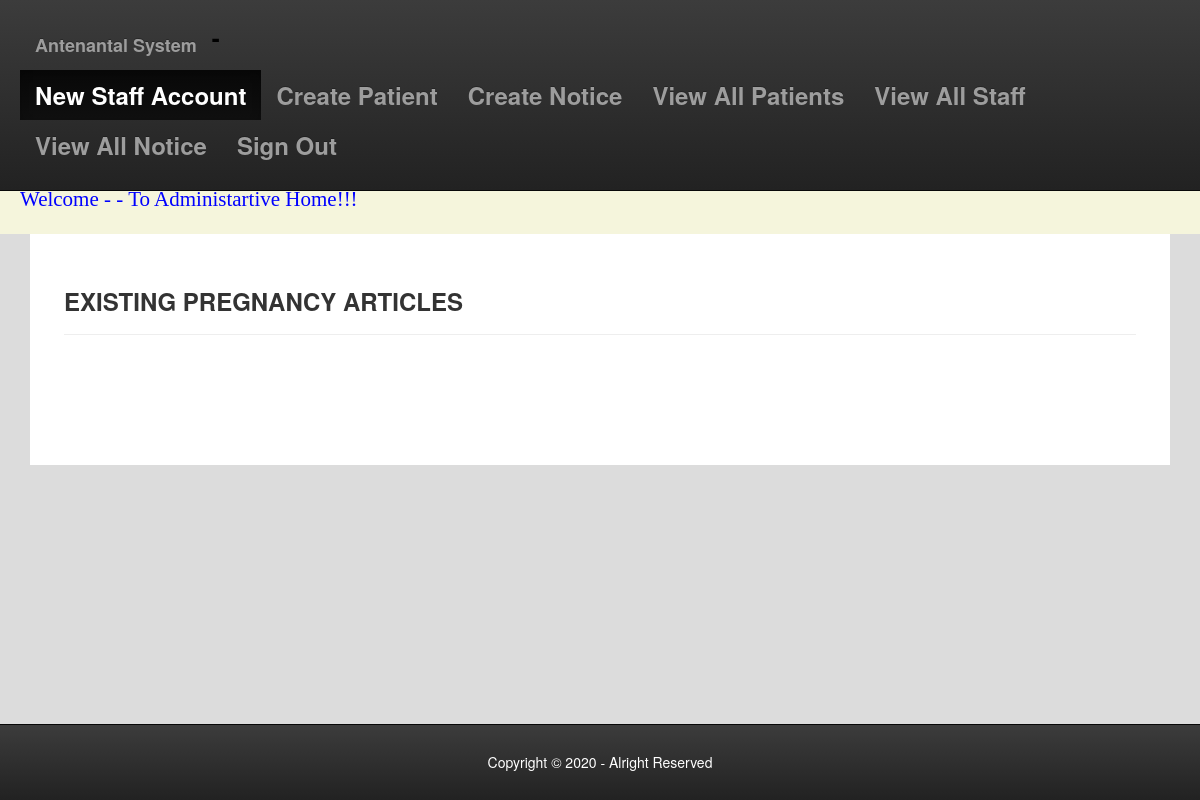
/adminViewNotice.php, run on an earlier commit of the app's database.
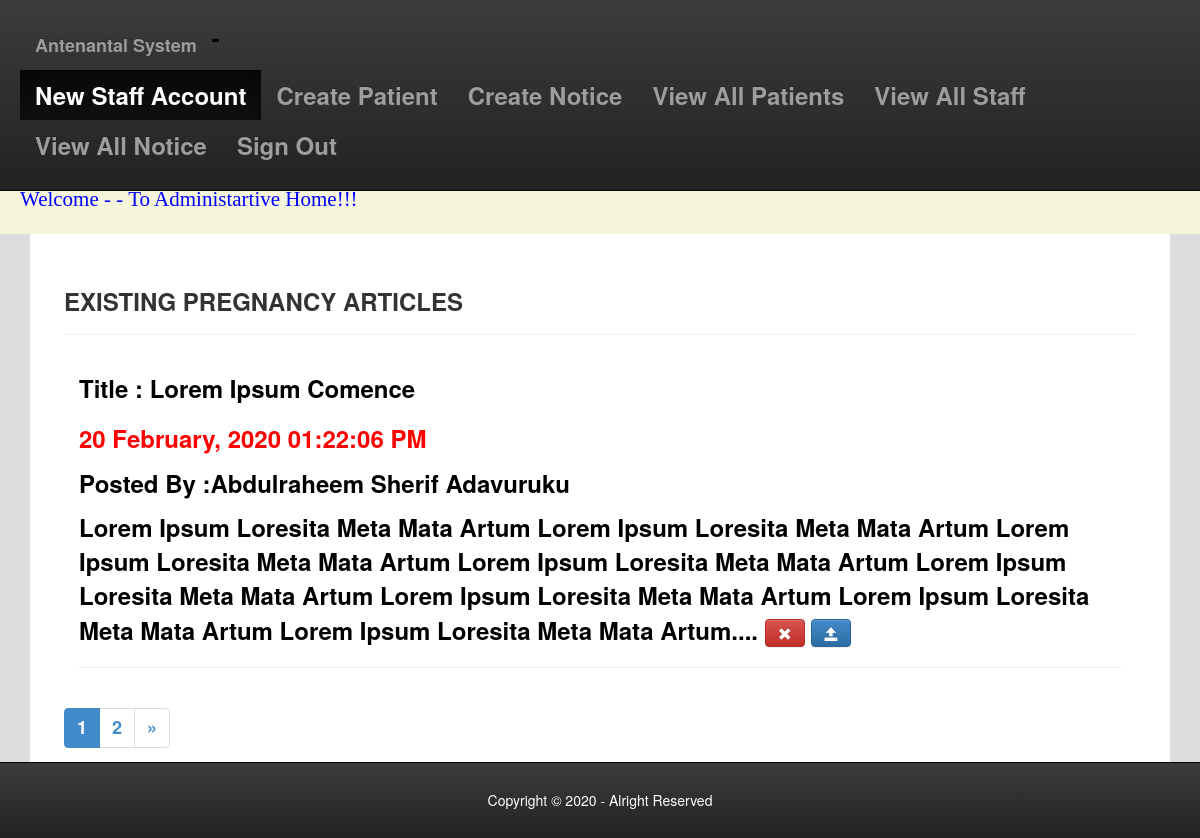
And on a later commit of the database.
### tables this page shows
CREATE TABLE `hospitalnotice` (
  `id` int(11) NOT NULL,
  `noticeDate` datetime NOT NULL,
  `byId` varchar(100) NOT NULL,
  `NoticeDescription` text NOT NULL,
  `delStatus` int(5) NOT NULL,
  `title` text NOT NULL
);

CREATE TABLE `hospitaldocsinfo` (
  `id` int(11) NOT NULL,
  `docId` varchar(100) NOT NULL,
  `doctype` varchar(100) NOT NULL,
  `docname` varchar(255) NOT NULL,
  `phone` varchar(100) NOT NULL,
  `email` varchar(200) NOT NULL,
  `contactAdd` text NOT NULL,
  `active` int(5) NOT NULL,
  `dateReg` datetime NOT NULL,
  `gender` varchar(10) NOT NULL
);

### adminViewNotice.php (the view, shortened to what this page needs)
<?php
    require_once 'connection.php';
    $stmt_ina = $conn->prepare("SELECT * FROM hospitalnotice");
    $stmt_ina->execute(array());
    $affected_rows_ina = $stmt_ina->rowCount();
    $current_page = !empty($_GET['page']) ? (int)$_GET['page'] : 1;
    $total_count = $affected_rows_ina;
    $per_page = 1;
    $total_pages = ceil($total_count/$per_page);
    $offset = ($current_page - 1) * $per_page;
    $next_page = $current_page + 1;
    $has_next_page = $next_page <= $total_pages ? true : false;
    $stmt_in = $conn->prepare("SELECT * FROM hospitalnotice INNER JOIN hospitaldocsinfo ON
    hospitalnotice.byId = hospitaldocsinfo.docId  Where delStatus=0 ORDER BY hospitalnotice.noticeDate, hospitalnotice.id DESC Limit {$per_page} OFFSET {$offset}");
    $stmt_in->execute();
    $affected_rows_in = $stmt_in->rowCount();
?>
<!DOCTYPE HTML PUBLIC "-//W3C//DTD HTML 4.01 Transitional//EN" "http://www.w3.org/TR/html4/loose.dtd">
<html lang="en">
<?php include 'header.php'?>
    <link rel="stylesheet" type="text/css" href="css/content.css">
    <body>
    <?php include 'adminTopNav.php'?>
        <div class="container">
            <div class="row">
                <div class="content col-xs-12">
                    <div class="col-xs-12 col-md-12">
                        <h3>EXISTING PREGNANCY ARTICLES</h3>
                        <hr/>
                        <?php
                                if($affected_rows_in >= 1)
                                {
                                    while($row_two_in = $stmt_in->fetch(PDO::FETCH_ASSOC))
                                    {
                                        $date500_two = new DateTime($row_two_in['noticeDate']);
                                        $date_two = date_format($date500_two,'d F, Y  h:i:s A');
                                       echo '<div class="col-xs-12 col-sm-12 col-md-12 col-lg-12" >
                                       <h3 style="color:black;">Title : <strong>'.$row_two_in['title'].'</strong></h3>
                                       <p style="color:red;">'.$date_two.'</p>
                                       <p style="color:black;"> Posted By :'.$row_two_in['docname'].'</p>
                                       <p style="color:black;">'.substr($row_two_in['NoticeDescription'],0,350).'...
                                               <a class="btn btn-danger" href="" ><i class="glyphicon glyphicon-remove"></i></a>
                                               <a class="btn btn-primary" href=""><i class="glyphicon glyphicon-open"></i></a>
                                       </p>
                                       <hr/>
                                   </div>';
                                    }
                                }
                            ?>
                        <ul class="pagination">
                        <?php
                            if ($_SERVER['REQUEST_METHOD'] != "POST"){
                                if ($total_pages > 1)
                                {
                                    for($i = 1; $i <= $total_pages; $i++)
                                    {
                                        if ($i == $current_page)
                                        {
                                            echo '<li class="active"><span>'. $i.' <span class="sr-only">(current)</span></span></li>';
                                        }
                                        else
                                        {
                                            echo ' <li><a href=?page='.$i.'> '. $i .' </a></li>';
                                        }
                                    }
                                    if ($has_next_page)
                                    {
                                        echo ' <li><a href=?page='.$next_page.'>&raquo;</a></li> ';
                                    }
                                }
                            }
                            ?>
                        </ul>
                    </div>
                </div>
            </div>
        </div>
        <nav role="navigation"  class="navbar  navbar-fixed-bottom navbar-inverse">
                <h5 style="text-align: center;color:white">Copyright &copy; 2020 - Alright Reserved</h5>
        </nav>
    </body>
</html>

### header.php (shortened to what this page needs)
<head>
    <link rel="stylesheet" type="text/css" href="css/bootstrap.css">
    <link rel="stylesheet" type="text/css" href="css/bootstrap-theme.css" >
</head>

### adminTopNav.php (shortened to what this page needs)
<nav role="navigation"  class="navbar  navbar-fixed-top navbar-inverse">
            <div class="navbar-header">
                <a href="?out=out" class="navbar-brand" >Antenantal System </a>  - <span></span>
            </div>
            <div id="navbarCollapse" class="collapse navbar-collapse" style="color:yellow;">
                <ul class="nav navbar-nav navbar-right">
                        <li class="active"><a href="adminNewDoctor.php">New Staff Account</a></li>
                        <li><a href="adminNewPatient.php">Create Patient</a></li>
                        <li><a href="adminNewNotice.php">Create Notice</a></li>
                        <li><a href="adminHome.php">View All Patients</a></li>
                        <li><a href="adminListStaff.php">View All Staff</a></li>
                        <li><a href="adminViewNotice.php">View All Notice</a></li>
                        <li><a href="?out=out">Sign Out</a></li>
                </ul>
            </div>
        </nav>
        <div style="font-family:due;color:brown;padding-bottom:5px;padding-top:5px;margin-top:20px;margin-bottom:0px; background-color:beige" class="jumbotron">
            <h1 style="font-family:due;color:brown;padding:20px;padding-bottom:5px">AnteNantal Management System </h1>
            <p style="font-family:due;color:blue;padding-left:20px">Welcome - <?php echo $_SESSION['logName'];?> - To Administartive Home!!! </p>
        </div>

### css/content.css (style rules this page uses)
body { background-color:gainsboro; font-size: 24px; font-weight: bolder; }
nav { padding: 20px 20px; background-color: cornflowerblue; color: black; }
nav ul li a { color: black; }
.container { background-color: white; padding: 2% 2% 5% 2%; margin-top: 0%; width: 95%; }
h3 { margin-bottom:20px; font-weight:bolder; }
.content { background-color: white; padding: 10px; }
.pagination li { font-size: 18px; font-weight: bolder; padding: 5px; }

What changed in the data, as far as the page shows it:
added hospitalnotice: title "Lorem Ipsum Comence", noticeDate "20 February, 2020 01:22:06 PM", hospitaldocsinfo.docname "Abdulraheem Sherif Adavuruku", NoticeDescription "Lorem Ipsum Loresita Meta Mata Artum Lorem Ipsum Loresita Meta Mata Artum Lorem Ipsum Loresita Meta Mata Artum Lorem Ipsum Loresita Meta Mata Artum Lorem Ipsum Loresita Meta Mata Artum Lorem Ipsum Loresita Meta Mata Artum Lorem Ipsum Loresita Meta Mata Artum Lorem Ipsum Loresita Meta Mata Artum."
Also different on the page:
new list line: "1"
new list line: "2"
